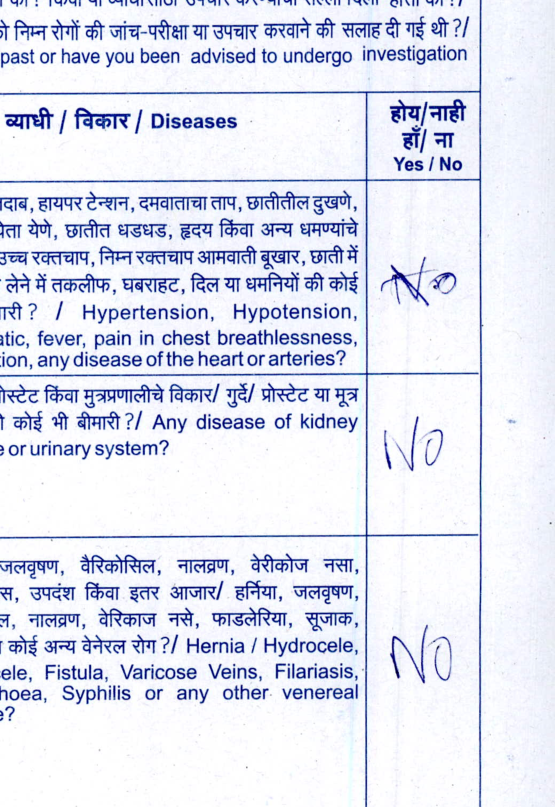
#> input picture debug_page10_medical.png, 555 x 807 px
$ python advanced_preprocessor.py ../debug_page10_medical.png
#> lines starting #> are read from the running program, lines starting #| are printed output that depends on the picture; after the words box and inside, x2 and y2 are one past the last pixel; in counts of white or black regions, pixels touching at a corner belong together
"""
ADVANCED PREPROCESSING MODULE (The "Alien-Tech" Cleaner)
Goal: Transform raw scans into perfect B&W documents for PaddleX/Qwen.
Techniques: Deskew, Denoise, CLAHE, Adaptive Thresholding
"""
import cv2
import numpy as np
import math

def rotate_image(image, angle):
  """Rotate an image with proper expansion to avoid clipping."""
  image_center = tuple(np.array(image.shape[1::-1]) / 2.0)
  rot_mat = cv2.getRotationMatrix2D(image_center, -angle, 1.0) # Negative for correct direction
  result = cv2.warpAffine(image, rot_mat, image.shape[1::-1], flags=cv2.INTER_LINEAR)
  return result

def get_skew_angle(image):
    """Detect skew angle using Hough Line Transform."""
    gray = cv2.cvtColor(image, cv2.COLOR_BGR2GRAY)

    # Edge detection
    edges = cv2.Canny(gray, 50, 150, apertureSize=3)

    # Hough Line Transform
    lines = cv2.HoughLines(edges, 1, np.pi / 180, 200)

    if lines is None:
        return 0.0

    # Calculate median angle
    angles = []
    for rho, theta in lines[:, 0]:
        # Convert theta to degrees
        angle_deg = np.degrees(theta) - 90
        # Filter extreme outliers (likely noise)
        if -45 < angle_deg < 45:
            angles.append(angle_deg)

    if not angles:
        return 0.0

    return np.median(angles)

def preprocess_image(image_path):
    """
    Full SOTA Preprocessing Pipeline.
    Input: Path to image
    Output: Preprocessed image (numpy array)
    """
#> called with image_path = '../debug_page10_medical.png'
    # 1. Load Image
    img = cv2.imread(image_path)
#> img is the input picture: shape (807, 555, 3); mean B, G, R 241.3, 228, 224.5
    if img is None:
        raise ValueError(f"Could not load image: {image_path}")

    # 2. Auto-Crop (Remove white borders)
    gray = cv2.cvtColor(img, cv2.COLOR_BGR2GRAY)
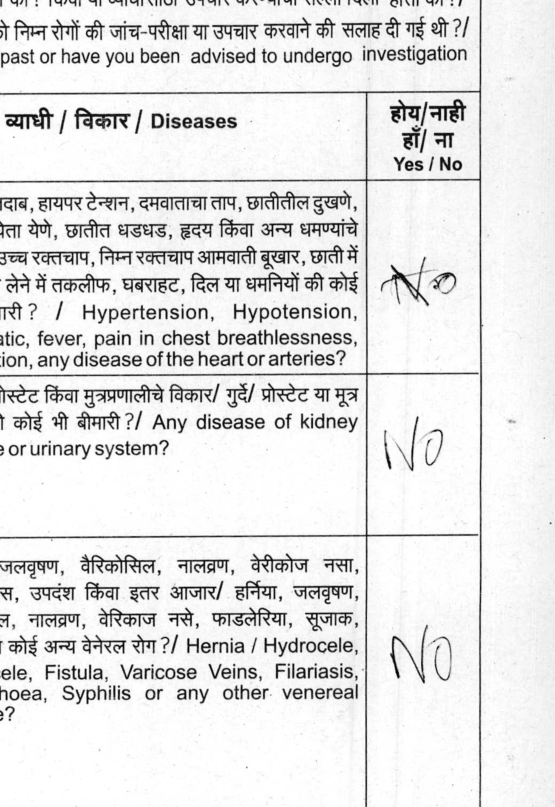
#> gray: shape (807, 555); min 5, max 255, mean 228.5
    coords = cv2.findNonZero(255 - gray) # Find non-white pixels
#> coords = contour of 416417 points, box (x1, y1, x2, y2) (0, 0, 555, 807), area 962
    if coords is not None:
        x, y, w, h = cv2.boundingRect(coords)
#> x = 0; y = 0; w = 555; h = 807
        # Only crop if we found content and it's not the whole image
        if w < img.shape[1] or h < img.shape[0]:
            img = img[y:y+h, x:x+w]
            gray = gray[y:y+h, x:x+w]

    # 3. Deskew
    skew_angle = get_skew_angle(img)
#> in get_skew_angle, `edges = cv2.Canny(gray, 50, 150, apertureSize=3)`:
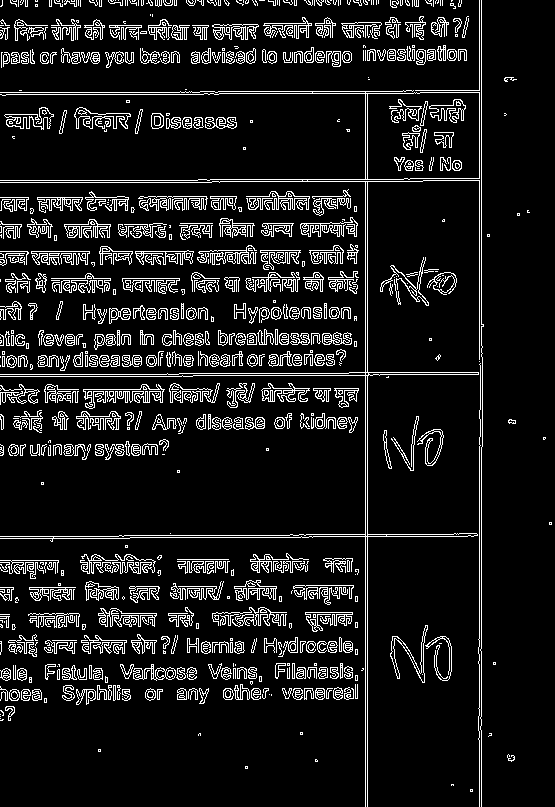
#> edges: shape (807, 555); 10.2% white in thin lines or dots
#> in get_skew_angle, `lines = cv2.HoughLines(edges, 1, np.pi / 180, 200)`: lines = 19 rows, first 8: [365, 0], [367, 0], [479, 0], [481, 0], [25, 1.57], [374, 1.57], [536, 1.57], [92, 1.57]
#> the loop in get_skew_angle, `for rho, theta in lines[:, 0]:` made 19 passes
#> (rho, theta, angle_deg) on passes 1 to 12: (365, 0, -90), (367, 0, -90), (479, 0, -90), (481, 0, -90), (25, 1.57, 0), (374, 1.57, 0), (536, 1.57, 0), (92, 1.57, 0), (180, 1.57, 0), (27, 1.57, 0), (28, 1.55, -1), (182, 1.57, 0)
#> after the loop in get_skew_angle, `for rho, theta in lines[:, 0]:`: angles = [0, 0, 0, 0, 0, 0, -1, 0, -1, 0, 0, 0, 0, 0, 0]
#> skew_angle = 0
    if abs(skew_angle) > 0.5: # Only rotate if significant
        img = rotate_image(img, skew_angle)
        gray = cv2.cvtColor(img, cv2.COLOR_BGR2GRAY)

    # 4. Denoise (Powerful Non-Local Means)
    # h=10 removes noise well, templateWindowSize=7, searchWindowSize=21
    denoised = cv2.fastNlMeansDenoising(gray, None, 10, 7, 21)

    # 5. Contrast Enhancement (CLAHE)
    # Clip limit 3.0, Grid 8x8
    clahe = cv2.createCLAHE(clipLimit=3.0, tileGridSize=(8,8))
    enhanced = clahe.apply(denoised)
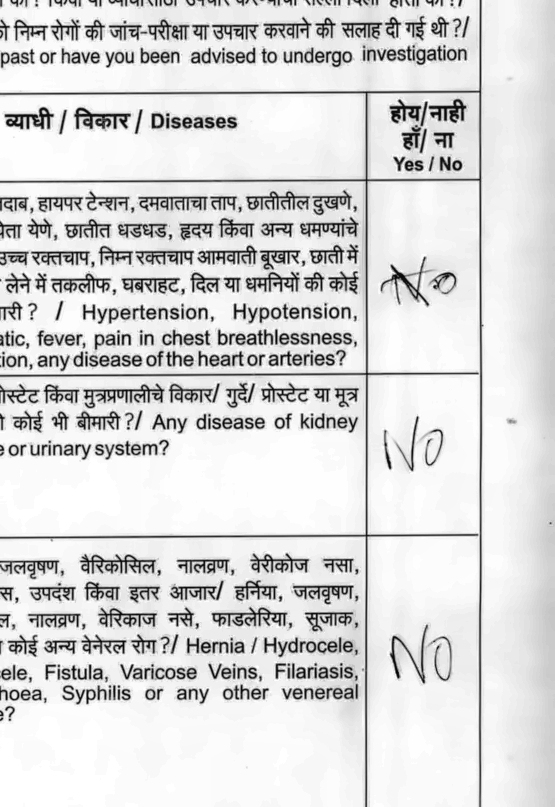
#> enhanced: shape (807, 555); min 4, max 255, mean 217.8

    # 6. Return ENHANCED GRAYSCALE (for PaddleX) and BINARY (for OCR)
    # PaddleX needs the intermediate contrast to see table lines
    # Binary is too harsh for layout detection

    # Convert enhanced grayscale to BGR for PaddleX
    enhanced_bgr = cv2.cvtColor(enhanced, cv2.COLOR_GRAY2BGR)

    return enhanced_bgr, skew_angle, enhanced  # Return both BGR and Gray

if __name__ == "__main__":
    import sys
    if len(sys.argv) < 2:
        print("Usage: python advanced_preprocessor.py <image_path>")
        sys.exit(1)

    img_path = sys.argv[1]
    print(f"Processing {img_path}...")
#> (the run stopped early here; a loop or call above may not have finished)

$ run again, on debug_page2_address.png
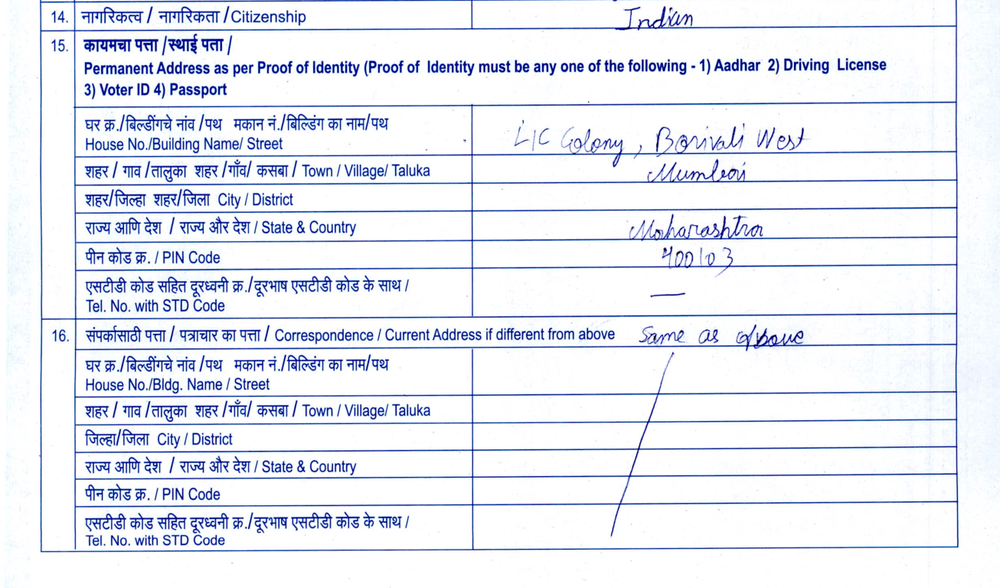
#> input picture debug_page2_address.png, 1000 x 588 px, shrunk from 1306 x 768 before the run
#> in preprocess_image, img is the input picture: shape (588, 1000, 3); mean B, G, R 245.3, 235.6, 232.3
#> coords = contour of 321877 points, box (x1, y1, x2, y2) (0, 0, 1000, 588), area 40
#> x = 0; w = 1000; h = 588
#> in get_skew_angle, `edges = cv2.Canny(gray, 50, 150, apertureSize=3)`:
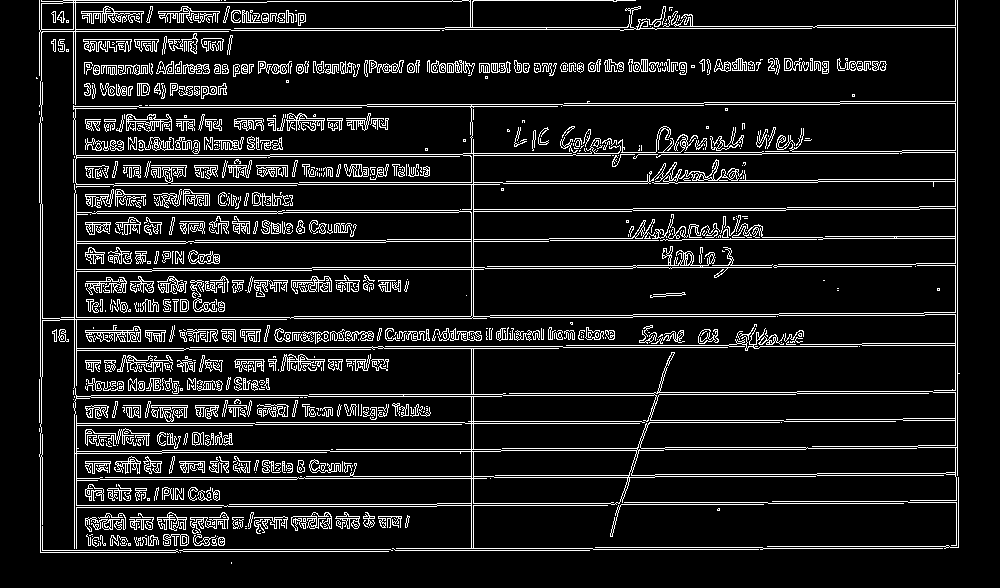
#> edges: shape (588, 1000); 10.8% white in thin lines or dots, all inside (x1, y1, x2, y2) = (36, 0, 960, 564)
#> lines = 125 rows, first 8: [957, 0], [955, 0], [471, 0], [473, 0], [28, 1.57], [548, 1.57], [317, 1.57], [395, 1.57]
#> the loop in get_skew_angle, `for rho, theta in lines[:, 0]:` made 125 passes
#> (rho, theta, angle_deg) on passes 1 to 8: (957, 0, -90), (955, 0, -90), (471, 0, -90), (473, 0, -90), (28, 1.57, 0), (548, 1.57, 0), (317, 1.57, 0), (395, 1.57, 0)
#> after the loop in get_skew_angle, `for rho, theta in lines[:, 0]:`: angles = 117 values, max 3 at index 74, min -4 at index 109, mean -0.402
#> skew_angle = -1
#> rot_mat = [[1, 0.0175, -5.05], [-0.0175, 1, 8.77]]
#> in preprocess_image, `enhanced = clahe.apply(denoised)`:
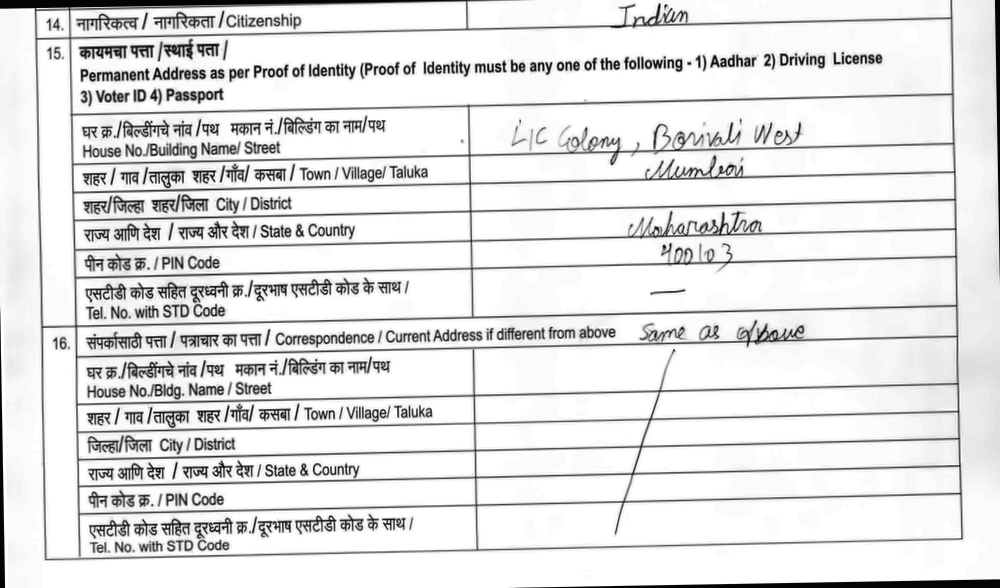
#> enhanced: shape (588, 1000); min 2, max 255, mean 226.3
